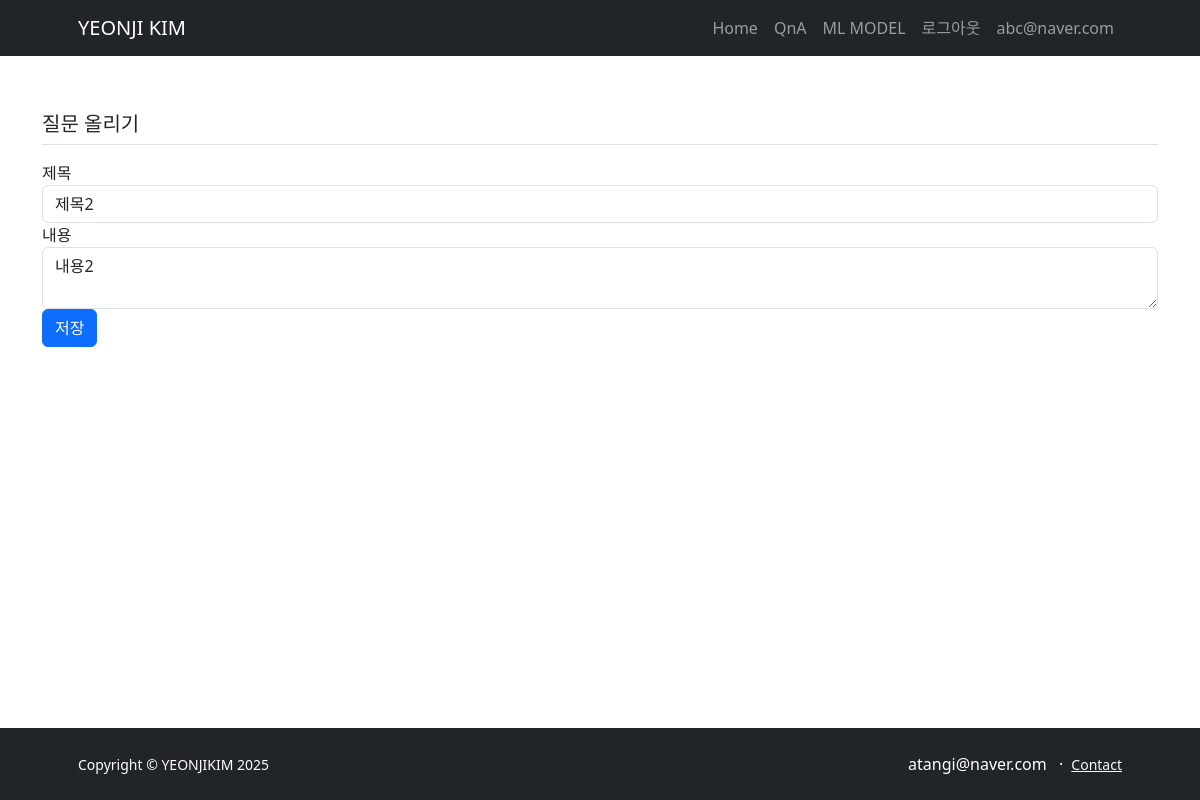
The page /board/modify/2 (signed in) on the database its author committed.
### board/models.py (models this page shows)
class User(db.Model):
    id = db.Column(db.Integer, primary_key=True)
    username = db.Column(db.String(8), nullable=False, unique=True)
    password = db.Column(db.String(25), nullable=False)
    email = db.Column(db.String(100), unique=True, nullable=False)

class Question(db.Model):
    id = db.Column(db.Integer, primary_key=True)
    subject = db.Column(db.String(200), nullable=False)
    content = db.Column(db.Text(), nullable=False)
    create_date = db.Column(db.DateTime(), nullable=False)
    user_id = db.Column(db.Integer, db.ForeignKey('user.id', ondelete='CASCADE'), nullable=True, server_default="1")
    user = db.relationship('User', backref=db.backref('question_set'))

### board/views/board_views.py (the view)
@cbp.route('/modify/<int:question_id>', methods=('GET', 'POST'))
@login_required
def modify(question_id):
    question = Question.query.get_or_404(question_id)
    if question.user != g.user:
        flash('수정 권한이 없습니다.')
        return redirect(url_for('board.detail', question_id=question_id))
    if request.method == 'POST':
        form = QuestionForm()
        if form.validate_on_submit():
            form.populate_obj(question) # 화면에 원래 db에서 가져온 값을 form에 넣어서 보여줍니다.
            db.session.commit()
            return redirect(url_for('board.detail', question_id=question_id))
    else: # GET으로 왔을 때
        form = QuestionForm(obj=question)
    return render_template('board/questionForm.html', form=form)

### board/forms.py
class QuestionForm(FlaskForm):
    subject = StringField('제목', validators=[DataRequired("10글자 넘는 글자를 입력하세요!!"),  Length(max=10)])
    content = TextAreaField('내용', validators=[DataRequired("내용을 꼭 입력하셔야 합니다!!!")])

### board/views/auth_views.py (called while the page is built)
@auth.before_app_request
def load_logged_in_user():
    user_id = session.get('user_id')
    if user_id is None:
        g.user = None
    else:
        g.user = User.query.get(user_id)

def login_required(view):
    @functools.wraps(view)
    def wrapped_view(*args, **kwargs):
        if g.user is None:
            _next = request.url if request.method == 'GET' else ''
            return redirect(url_for('auth.login', next=_next))
        return view(*args, **kwargs)
    return wrapped_view

### templates/board/questionForm.html (shortened to what this page needs)
{% extends 'base.html' %}
{% block content %}
<div class="container">
    <h5 class="my-3 border-bottom pb-2">질문 올리기</h5>
    <form method="post" class="my-3">
        {{ form.subject.label }}
        {{ form.subject(class="form-control") }}
        {{ form.content.label }}
        {{ form.content(class="form-control") }}
        <button type="submit" class="btn btn-primary">저장</button>
    </form>
</div>
{% endblock %}

### templates/navbar.html (shortened to what this page needs)
<nav class="navbar navbar-expand-lg navbar-dark bg-dark sticky-top">
    <div class="container px-5">
        <a class="navbar-brand">YEONJI KIM</a>
        <div class="collapse navbar-collapse" id="navbarSupportedContent">
            <ul class="navbar-nav ms-auto mb-2 mb-lg-0">
                <li class="nav-item"><a class="nav-link" href="#one">Home</a></li>
                <li class="nav-item"><a class="nav-link" href="{{ url_for('board.list')}}">QnA</a></li>
                {% if not g.user %}
                <li class="nav-item">
                    <a class="nav-link" href="{{ url_for('auth.signup') }}">회원 가입</a>
                </li>
                <li class="nav-item">
                    <a class="nav-link" href="{{ url_for('auth.login') }}">로그인</a>
                </li>
                {% else %}
                <li class="nav-item">
                    <a class="nav-link" href="{{ url_for('ml_model.inference') }}">ML MODEL</a>
                </li>
                <li class="nav-item">
                    <a class="nav-link" href="{{ url_for('auth.logout') }}">로그아웃</a>
                </li>
                <li class="nav-item">
                    <a class="nav-link" href="#">{{ g.user.email }}</a>
                </li>
                {% endif %}
            </ul>
        </div>
    </div>
</nav>

### templates/base.html (style rules this page uses)
.navbar { overflow: hidden; background-color: #333; position: fixed; top: 0; width: 100%; }

### rows shown on the page
User: user.email "abc@naver.com"
Question: subject "제목2", content "내용2"
